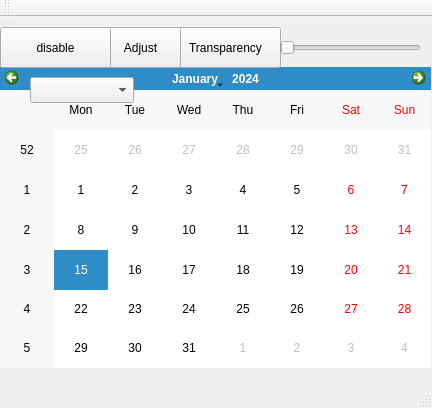
<?xml version="1.0" encoding="UTF-8"?>
<ui version="4.0">
 <class>MainWindow</class>
 <widget class="QMainWindow" name="MainWindow">
  <property name="geometry">
   <rect>
    <x>0</x>
    <y>0</y>
    <width>432</width>
    <height>408</height>
   </rect>
  </property>
  <property name="windowTitle">
   <string>MainWindow</string>
  </property>
  <widget class="QWidget" name="centralWidget">
   <widget class="Heheda" name="calendarWidget">
    <property name="geometry">
     <rect>
      <x>0</x>
      <y>50</y>
      <width>431</width>
      <height>301</height>
     </rect>
    </property>
   </widget>
   <widget class="QPushButton" name="pushButton">
    <property name="geometry">
     <rect>
      <x>170</x>
      <y>10</y>
      <width>111</width>
      <height>41</height>
     </rect>
    </property>
    <property name="text">
     <string>Transparency</string>
    </property>
   </widget>
   <widget class="QSlider" name="horizontalSlider">
    <property name="geometry">
     <rect>
      <x>280</x>
      <y>20</y>
      <width>141</width>
      <height>21</height>
     </rect>
    </property>
    <property name="orientation">
     <enum>Qt::Horizontal</enum>
    </property>
   </widget>
   <widget class="QPushButton" name="adjustorfix">
    <property name="geometry">
     <rect>
      <x>100</x>
      <y>10</y>
      <width>81</width>
      <height>41</height>
     </rect>
    </property>
    <property name="text">
     <string>Adjust</string>
    </property>
   </widget>
   <widget class="QPushButton" name="enablednd">
    <property name="geometry">
     <rect>
      <x>0</x>
      <y>10</y>
      <width>111</width>
      <height>41</height>
     </rect>
    </property>
    <property name="text">
     <string>disable</string>
    </property>
   </widget>
   <widget class="QComboBox" name="language">
    <property name="geometry">
     <rect>
      <x>30</x>
      <y>60</y>
      <width>104</width>
      <height>26</height>
     </rect>
    </property>
   </widget>
  </widget>
  <widget class="QMenuBar" name="menuBar">
   <property name="geometry">
    <rect>
     <x>0</x>
     <y>0</y>
     <width>432</width>
     <height>22</height>
    </rect>
   </property>
  </widget>
  <widget class="QToolBar" name="mainToolBar">
   <attribute name="toolBarArea">
    <enum>TopToolBarArea</enum>
   </attribute>
   <attribute name="toolBarBreak">
    <bool>false</bool>
   </attribute>
  </widget>
  <widget class="QStatusBar" name="statusBar"/>
 </widget>
 <layoutdefault spacing="6" margin="11"/>
 <customwidgets>
  <customwidget>
   <class>Heheda</class>
   <extends>QCalendarWidget</extends>
   <header location="global">heheda.h</header>
  </customwidget>
 </customwidgets>
 <resources/>
 <connections/>
</ui>
